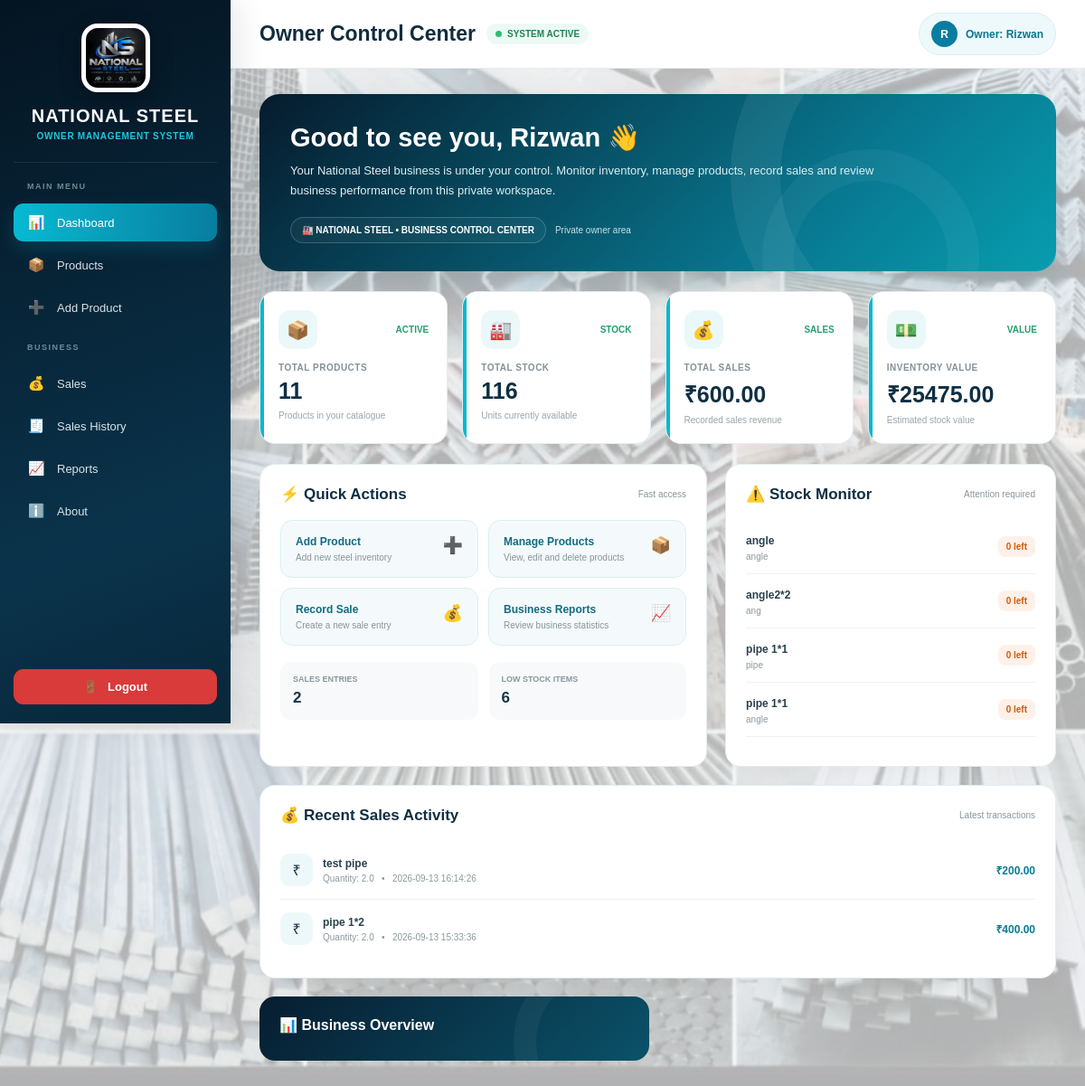
/owner-dashboard (signed in), run on the app's committed database.
### tables this page shows
CREATE TABLE products (
            id INTEGER PRIMARY KEY AUTOINCREMENT,
            name TEXT NOT NULL,
            category TEXT NOT NULL,
            size TEXT,
            price REAL DEFAULT 0,
            stock REAL DEFAULT 0,
            unit TEXT DEFAULT 'pcs',
            created_at TEXT
        , quantity INTEGER DEFAULT 0, description TEXT);

CREATE TABLE sales (
            id INTEGER PRIMARY KEY AUTOINCREMENT,
            product_id INTEGER,
            quantity REAL DEFAULT 0,
            amount REAL DEFAULT 0,
            sale_date TEXT
        , total REAL DEFAULT 0, product_name TEXT, customer TEXT DEFAULT '', price REAL DEFAULT 0);

### app.py (the view)
@app.route("/owner-dashboard")
@owner_required
def owner_dashboard():
    conn = get_db()
    total_products = conn.execute("""
        SELECT COUNT(*)
        FROM products
    """).fetchone()[0]
    total_stock = conn.execute("""
        SELECT COALESCE(
            SUM(quantity),
            0
        )
        FROM products
    """).fetchone()[0]
    inventory_value = conn.execute("""
        SELECT COALESCE(
            SUM(price * quantity),
            0
        )
        FROM products
    """).fetchone()[0]
    total_sales = conn.execute("""
        SELECT COALESCE(
            SUM(total),
            0
        )
        FROM sales
    """).fetchone()[0]
    total_sale_entries = conn.execute("""
        SELECT COUNT(*)
        FROM sales
    """).fetchone()[0]
    low_stock = conn.execute("""
        SELECT *
        FROM products
        WHERE quantity <= 5
        ORDER BY quantity ASC, name ASC
    """).fetchall()
    recent_sales = conn.execute("""
        SELECT *
        FROM sales
        ORDER BY id DESC
        LIMIT 10
    """).fetchall()
    conn.close()
    return render_template(
        "owner_dashboard.html",
        total_products=total_products,
        total_stock=total_stock,
        inventory_value=inventory_value,
        total_sales=total_sales,
        total_sale_entries=total_sale_entries,
        low_stock=low_stock,
        recent_sales=recent_sales
    )

### app.py (called while the page is built)
def get_db():
    conn = sqlite3.connect(DB_NAME)
    conn.row_factory = sqlite3.Row
    return conn

def owner_required(function):
    @wraps(function)
    def wrapper(*args, **kwargs):
        if not session.get(
            "owner_logged_in"
        ):
            return redirect(
                url_for("owner_login")
            )
        return function(
            *args,
            **kwargs
        )
    return wrapper

### templates/owner_dashboard.html (shortened to what this page needs)
<!DOCTYPE html>
<html lang="en">
<head>
<link rel="stylesheet" href="{{ url_for('static', filename='background.css') }}">
</head>
<body>
<aside class="sidebar">
    <div class="brand">
        <img src="{{ url_for('static', filename='logo.jpg.jpeg') }}" alt="National Steel Logo">
        <h2>NATIONAL STEEL</h2>
        <p>OWNER MANAGEMENT SYSTEM</p>
    </div>
    <nav class="menu">
        <div class="menu-label">MAIN MENU</div>
        <a href="{{ url_for('owner_dashboard') }}" class="active">
            <span class="nav-icon">📊</span> Dashboard
        </a>
        <a href="{{ url_for('products') }}">
            <span class="nav-icon">📦</span> Products
        </a>
        <a href="{{ url_for('add_product') }}">
            <span class="nav-icon">➕</span> Add Product
        </a>
        <div class="menu-label" style="margin-top:18px">BUSINESS</div>
        <a href="{{ url_for('sales') }}">
            <span class="nav-icon">💰</span> Sales
        </a>
        <a href="{{ url_for('sales_history') }}">
            <span class="nav-icon">🧾</span> Sales History
        </a>
        <a href="{{ url_for('reports') }}">
            <span class="nav-icon">📈</span> Reports
        </a>
        <a href="{{ url_for('about') }}">
            <span class="nav-icon">ℹ️</span> About
        </a>
    </nav>
    <div class="logout">
        <a href="{{ url_for('owner_logout') }}">🚪 &nbsp; Logout</a>
    </div>
</aside>
<main class="main">
    <header class="topbar">
        <div class="top-title">
            <h1>Owner Control Center</h1>
            <div class="live"><span class="dot"></span> SYSTEM ACTIVE</div>
        </div>
        <div class="owner">
            <div class="avatar">R</div>
            Owner: Rizwan
        </div>
    </header>
    <section class="content">
        <div class="hero">
            <div class="hero-content">
                <h2>Good to see you, Rizwan 👋</h2>
                <p>
                    Your National Steel business is under your control.
                    Monitor inventory, manage products, record sales and
                    review business performance from this private workspace.
                </p>
                <div class="hero-bottom">
                    <span class="hero-tag">🏭 NATIONAL STEEL • BUSINESS CONTROL CENTER</span>
                    <span class="hero-time">Private owner area</span>
                </div>
            </div>
        </div>
        <div class="stats">
            <div class="stat">
                <div class="stat-head">
                    <div class="stat-icon">📦</div>
                    <div class="stat-arrow">ACTIVE</div>
                </div>
                <div class="label">TOTAL PRODUCTS</div>
                <div class="value">{{ total_products|default(0) }}</div>
                <div class="stat-foot">Products in your catalogue</div>
            </div>
            <div class="stat">
                <div class="stat-head">
                    <div class="stat-icon">🏭</div>
                    <div class="stat-arrow">STOCK</div>
                </div>
                <div class="label">TOTAL STOCK</div>
                <div class="value">{{ total_stock|default(0) }}</div>
                <div class="stat-foot">Units currently available</div>
            </div>
            <div class="stat">
                <div class="stat-head">
                    <div class="stat-icon">💰</div>
                    <div class="stat-arrow">SALES</div>
                </div>
                <div class="label">TOTAL SALES</div>
                <div class="value">₹{{ "%.2f"|format(total_sales|default(0)|float) }}</div>
                <div class="stat-foot">Recorded sales revenue</div>
            </div>
            <div class="stat">
                <div class="stat-head">
                    <div class="stat-icon">💵</div>
                    <div class="stat-arrow">VALUE</div>
                </div>
                <div class="label">INVENTORY VALUE</div>
                <div class="value">₹{{ "%.2f"|format(inventory_value|default(0)|float) }}</div>
                <div class="stat-foot">Estimated stock value</div>
            </div>
        </div>
        <div class="grid">
            <div class="card">
                <div class="card-head">
                    <h3>⚡ Quick Actions</h3>
                    <span>Fast access</span>
                </div>
                <div class="actions">
                    <a class="action" href="{{ url_for('add_product') }}">
                        <span class="action-icon">➕</span>
                        <div class="action-title">Add Product</div>
                        <span class="action-desc">Add new steel inventory</span>
                    </a>
                    <a class="action" href="{{ url_for('products') }}">
                        <span class="action-icon">📦</span>
                        <div class="action-title">Manage Products</div>
                        <span class="action-desc">View, edit and delete products</span>
                    </a>
                    <a class="action" href="{{ url_for('sales') }}">
                        <span class="action-icon">💰</span>
                        <div class="action-title">Record Sale</div>
                        <span class="action-desc">Create a new sale entry</span>
                    </a>
                    <a class="action" href="{{ url_for('reports') }}">
                        <span class="action-icon">📈</span>
                        <div class="action-title">Business Reports</div>
                        <span class="action-desc">Review business statistics</span>
                    </a>
                </div>
                <div class="mini-metrics">
                    <div class="mini">
                        <div class="mini-label">Sales Entries</div>
                        <div class="mini-value">{{ total_sale_entries|default(0) }}</div>
                    </div>
                    <div class="mini">
                        <div class="mini-label">Low Stock Items</div>
                        <div class="mini-value">{{ low_stock|length if low_stock else 0 }}</div>
                    </div>
                </div>
            </div>
            <div class="card">
                <div class="card-head">
                    <h3>⚠️ Stock Monitor</h3>
                    <span>Attention required</span>
                </div>
                <div class="list">
                    {% if low_stock %}
                        {% for product in low_stock %}
                        <div class="row">
                            <div>
                                <span class="name">{{ product["name"] }}</span>
                                <span class="sub">{{ product["category"] }}</span>
                            </div>
                            <span class="stock-badge">
                                {{ product["quantity"] }} left
                            </span>
                        </div>
                        {% endfor %}
                    {% else %}
                        <div class="empty">
                            ✅ All products have healthy stock.
                        </div>
                    {% endif %}
                </div>
            </div>
        </div>
        <div class="card sales-card">
            <div class="card-head">
                <h3>💰 Recent Sales Activity</h3>
                <span>Latest transactions</span>
            </div>
            <div class="list">
                {% if recent_sales %}
                    {% for sale in recent_sales %}
                    <div class="sale-row">
                        <div class="sale-left">
                            <div class="sale-icon">₹</div>
                            <div>
                                <div class="sale-name">
                                    {{ sale["product_name"] }}
                                </div>
                                <div class="sale-info">
                                    Quantity: {{ sale["quantity"] }}
                                    &nbsp; • &nbsp;
                                    {{ sale["sale_date"] }}
                                </div>
                            </div>
                        </div>
                        <div class="sale-total">
                            ₹{{ "%.2f"|format(sale["total"]|default(0)|float) }}
                        </div>
                    </div>
                    {% endfor %}
                {% else %}
                    <div class="empty">
                        No sales recorded yet.
                    </div>
                {% endif %}
            </div>
        </div>
        <div class="bottom-grid">
            <div class="insight">
                <h3>📊 Business Overview</h3>

### static/background.css (style rules this page uses)
html { min-height: 100%; }
body::before { content: ""; position: fixed; top: 0; left: 0; width: 100%; height: 100%; background-image: url("/static/steel-bg.jpg"); background-size: cover; background-position: center; background-repeat: no-repeat; opacity: 0.28; z-index: -999; pointer-events: none; }
body { position: relative; z-index: 0; }

### data on the page
products: name "angle", category "angle", quantity "0"
products: name "angle2*2", category "ang", quantity "0"
products: name "pipe 1*1", category "pipe", quantity "0"
products: name "pipe 1*1", category "angle", quantity "0"
sales: product_name "test pipe", quantity "2.0", sale_date "2026-09-13 16:14:26", total "200.00"
sales: product_name "pipe 1*2", quantity "2.0", sale_date "2026-09-13 15:33:36", total "400.00"

### other printed values
{{ total_products|default(0) }} "11"
{{ total_stock|default(0) }} "116"
{{ "%.2f"|format(total_sales|default(0)|float) }} "600.00"
{{ "%.2f"|format(inventory_value|default(0)|float) }} "25475.00"
{{ total_sale_entries|default(0) }} "2"
{{ low_stock|length if low_stock else 0 }} "6"
